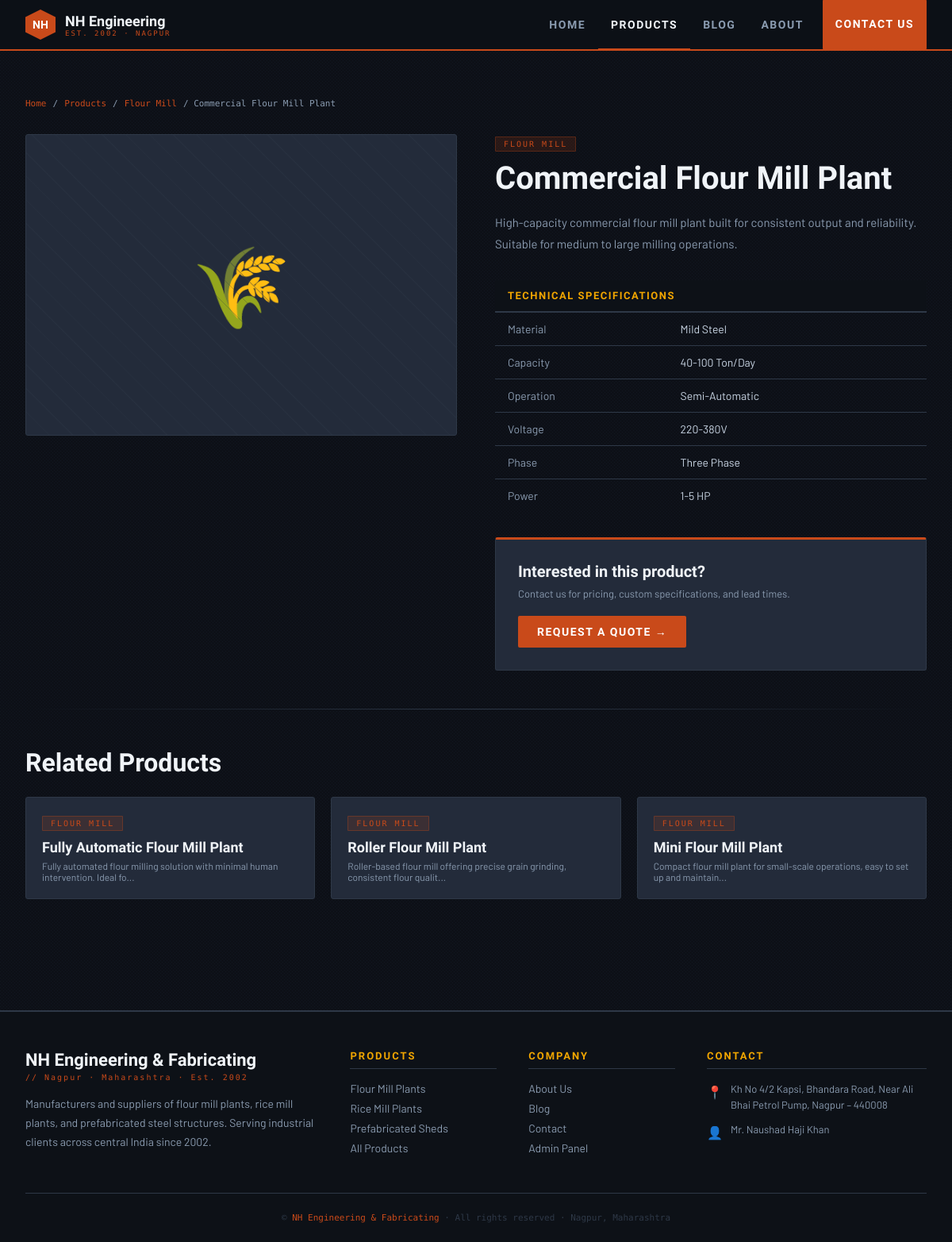
/products/1, run on the app's committed database.
### tables this page shows
CREATE TABLE products (
                id INTEGER PRIMARY KEY AUTOINCREMENT,
                name TEXT NOT NULL,
                category TEXT NOT NULL,
                description TEXT,
                specs TEXT,
                image_url TEXT,
                created_at TEXT DEFAULT CURRENT_TIMESTAMP
            );

### app.py (the view)
@app.route('/products/<int:pid>')
def product_detail(pid):
    product = query_db("SELECT * FROM products WHERE id=?", [pid], one=True)
    if not product:
        return redirect(url_for('products'))
    specs = {}
    try:
        specs = json.loads(product['specs']) if product['specs'] else {}
    except:
        pass
    related = query_db("SELECT * FROM products WHERE category=? AND id!=? LIMIT 3", [product['category'], pid])
    return render_template('public/product_detail.html', product=product, specs=specs, related=related)

### app.py (called while the page is built)
def get_db():
    db = getattr(g, '_database', None)
    if db is None:
        db = g._database = sqlite3.connect(DATABASE)
        db.row_factory = sqlite3.Row
    return db

@app.teardown_appcontext
def close_connection(exception):
    db = getattr(g, '_database', None)
    if db is not None:
        db.close()

def query_db(query, args=(), one=False):
    cur = get_db().execute(query, args)
    rv = cur.fetchall()
    cur.close()
    return (rv[0] if rv else None) if one else rv

### templates/public/product_detail.html (shortened to what this page needs)
{% extends "base.html" %}
{% block content %}
<section class="prod-detail">
    <div class="container">
        <div class="breadcrumb">
            <a href="/">Home</a> /
            <a href="/products">Products</a> /
            <a href="/products?category={{ product['category'] }}">{{ product['category'] }}</a> /
            {{ product['name'] }}
        </div>
        <div class="prod-layout">
            <div>
                {% set icons = {'Flour Mill':'🌾','Rice Mill':'🌿','Prefabricated Shed':'🏗️','Prefabricated Structures':'🏭'} %}
                <div class="prod-visual">{{ icons.get(product['category'],'⚙️') }}</div>
            </div>
            <div>
                <span class="tag">{{ product['category'] }}</span>
                <h1 class="prod-name">{{ product['name'] }}</h1>
                <p class="prod-desc">{{ product['description'] }}</p>
                {% if specs %}
                <table class="specs-table">
                    <tr><th colspan="2">Technical Specifications</th></tr>
                    {% for key, val in specs.items() %}
                    <tr><td>{{ key }}</td><td>{{ val }}</td></tr>
                    {% endfor %}
                </table>
                {% endif %}
                <div class="enquire-box">
                    <h3>Interested in this product?</h3>
                    <p>Contact us for pricing, custom specifications, and lead times.</p>
                    <a href="/contact" class="btn-primary">Request a Quote →</a>
                </div>
            </div>
        </div>
        {% if related %}
        <div class="divider"></div>
        <div style="font-family:'Barlow Condensed',sans-serif;font-weight:800;font-size:32px;color:var(--white);margin-bottom:24px;">Related Products</div>
        <div class="related-grid">
            {% for r in related %}
            <a href="/products/{{ r['id'] }}" class="related-card">
                <span class="tag" style="margin-bottom:10px;display:inline-block;">{{ r['category'] }}</span>
                <div class="related-card-name">{{ r['name'] }}</div>
                <div class="related-card-cat">{{ r['description'][:80] }}...</div>
            </a>
            {% endfor %}
        </div>
        {% endif %}
    </div>
</section>
{% endblock %}

### templates/base.html (style rules this page uses)
:root { --steel: #1a1f2e; --iron: #0d1117; --rust: #c94a1a; --rust-light: #e05c28; --amber: #f0a500; --smoke: #8a9bb0; --cloud: #c8d4e3; --white: #f0f4f8; --plate: #232b3a; --rivet: #2e3847; --glow: rgba(201,74,26,0.15); }
*, *::before, *::after { box-sizing: border-box; margin: 0; padding: 0; }
html { scroll-behavior: smooth; }
body { font-family: 'Barlow', sans-serif; background: var(--iron); color: var(--cloud); min-height: 100vh; overflow-x: hidden; }
body::before { content: ''; position: fixed; inset: 0; pointer-events: none; z-index: 0; opacity: 0.6; }
.container { max-width: 1200px; margin: 0 auto; padding: 0 2rem; }
.btn-primary { display: inline-flex; align-items: center; gap: 8px; background: var(--rust); color: white; font-family: 'Barlow Condensed', sans-serif; font-weight: 700; font-size: 14px; letter-spacing: 1.5px; text-transform: uppercase; text-decoration: none; padding: 12px 24px; border-radius: 2px; border: none; cursor: pointer; transition: background 0.2s, transform 0.1s; }
.tag { font-family: 'Share Tech Mono', monospace; font-size: 10px; letter-spacing: 2px; text-transform: uppercase; background: var(--glow); color: var(--rust); padding: 3px 10px; border-radius: 1px; border: 1px solid rgba(201,74,26,0.3); display: inline-block; }
.divider { height: 1px; background: linear-gradient(90deg, transparent, var(--rivet), transparent); margin: 48px 0; }

### templates/public/product_detail.html (style rules this page uses)
.prod-detail { padding:60px 0;position:relative;z-index:1; }
.breadcrumb { font-family:'Share Tech Mono',monospace;font-size:11px;color:var(--smoke);margin-bottom:32px;display:flex;align-items:center;gap:8px; }
.breadcrumb a { color:var(--rust);text-decoration:none; }
.prod-layout { display:grid;grid-template-columns:1fr 1fr;gap:48px;margin-bottom:48px; }
.prod-visual { background:var(--plate);border:1px solid var(--rivet);border-radius:3px;height:380px;display:flex;align-items:center;justify-content:center;font-size:100px;position:relative;overflow:hidden; }
.prod-visual::before { content:'';position:absolute;inset:0;background:repeating-linear-gradient(45deg,transparent,transparent 20px,rgba(46,56,71,0.3) 20px,rgba(46,56,71,0.3) 21px); }
.prod-name { font-family:'Barlow Condensed',sans-serif;font-weight:800;font-size:40px;color:var(--white);line-height:1.1;margin:12px 0 20px; }
.prod-desc { font-size:15px;color:var(--smoke);line-height:1.8;margin-bottom:32px; }
.specs-table { width:100%;border-collapse:collapse; }
.specs-table th { font-family:'Barlow Condensed',sans-serif;font-weight:700;font-size:13px;letter-spacing:1.5px;text-transform:uppercase;color:var(--amber);background:var(--iron);padding:12px 16px;text-align:left;border-bottom:2px solid var(--rivet); }
.specs-table td { padding:12px 16px;font-size:14px;color:var(--cloud);border-bottom:1px solid var(--rivet); }
.specs-table td:first-child { color:var(--smoke);width:40%; }
.specs-table tr:last-child td { border-bottom:none; }
.enquire-box { background:var(--plate);border:1px solid var(--rivet);border-top:3px solid var(--rust);border-radius:3px;padding:28px;margin-top:32px; }
.enquire-box h3 { font-family:'Barlow Condensed',sans-serif;font-weight:700;font-size:20px;color:var(--white);margin-bottom:8px; }
.enquire-box p { font-size:13px;color:var(--smoke);margin-bottom:20px; }
.related-grid { display:grid;grid-template-columns:repeat(3,1fr);gap:20px; }
.related-card { text-decoration:none;color:inherit;background:var(--plate);border:1px solid var(--rivet);border-radius:3px;padding:20px;transition:border-color 0.2s; }
.related-card-name { font-family:'Barlow Condensed',sans-serif;font-weight:700;font-size:18px;color:var(--white);margin-bottom:6px; }
.related-card-cat { font-size:12px;color:var(--smoke); }

### data on the page
products: category "Flour Mill", name "Commercial Flour Mill Plant", get "🌾", category "FLOUR MILL", description "High-capacity commercial flour mill plant built for consistent output and reliability. Suitable for medium to large milling operations."
products: category "FLOUR MILL", name "Fully Automatic Flour Mill Plant", description "Fully automated flour milling solution with minimal human intervention. Ideal fo"
products: category "FLOUR MILL", name "Roller Flour Mill Plant", description "Roller-based flour mill offering precise grain grinding, consistent flour qualit"
products: category "FLOUR MILL", name "Mini Flour Mill Plant", description "Compact flour mill plant for small-scale operations, easy to set up and maintain"

### other printed values
{{ key }} "Material" "Capacity" "Operation" "Voltage" "Phase" "Power"
{{ val }} "Mild Steel" "40-100 Ton/Day" "Semi-Automatic" "220-380V" "Three Phase" "1-5 HP"
